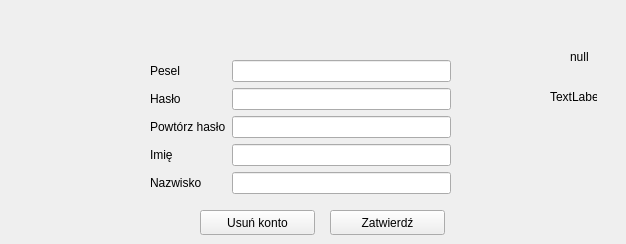
       <widget class="QWidget" name="page_19_edit_client">
        <widget class="QLabel" name="label_index_cl_editet">
         <property name="geometry">
          <rect>
           <x>570</x>
           <y>50</y>
           <width>47</width>
           <height>13</height>
          </rect>
         </property>
         <property name="text">
          <string>null</string>
         </property>
        </widget>
        <widget class="QLabel" name="label_pesel_cl_editing">
         <property name="geometry">
          <rect>
           <x>550</x>
           <y>90</y>
           <width>47</width>
           <height>13</height>
          </rect>
         </property>
         <property name="text">
          <string>TextLabel</string>
         </property>
        </widget>
        <widget class="QPushButton" name="pushButton_edit_cl_submit">
         <property name="geometry">
          <rect>
           <x>330</x>
           <y>210</y>
           <width>115</width>
           <height>25</height>
          </rect>
         </property>
         <property name="text">
          <string>Zatwierdź</string>
         </property>
        </widget>
        <widget class="QPushButton" name="pushButton_delete_cl">
         <property name="geometry">
          <rect>
           <x>200</x>
           <y>210</y>
           <width>115</width>
           <height>25</height>
          </rect>
         </property>
         <property name="text">
          <string>Usuń konto</string>
         </property>
        </widget>
        <widget class="QWidget" name="layoutWidget">
         <property name="geometry">
          <rect>
           <x>150</x>
           <y>60</y>
           <width>301</width>
           <height>136</height>
          </rect>
         </property>
         <layout class="QGridLayout" name="gridLayout_11">
          <item row="0" column="0">
           <widget class="QLabel" name="label_45">
            <property name="text">
             <string>Pesel</string>
            </property>
           </widget>
          </item>
          <item row="0" column="1">
           <widget class="QLineEdit" name="lineEdit_pes_edit_cl"/>
          </item>
          <item row="1" column="0">
           <widget class="QLabel" name="label_48">
            <property name="text">
             <string>Hasło</string>
            </property>
           </widget>
          </item>
          <item row="1" column="1">
           <widget class="QLineEdit" name="lineEdit_pass_edit_cl"/>
          </item>
          <item row="2" column="0">
           <widget class="QLabel" name="label_49">
            <property name="text">
             <string>Powtórz hasło</string>
            </property>
           </widget>
          </item>
          <item row="2" column="1">
           <widget class="QLineEdit" name="lineEdit_pass2_edit_cl"/>
          </item>
          <item row="3" column="0">
           <widget class="QLabel" name="label_46">
            <property name="text">
             <string>Imię</string>
            </property>
           </widget>
          </item>
          <item row="3" column="1">
           <widget class="QLineEdit" name="lineEdit__name_edit_cl"/>
          </item>
          <item row="4" column="0">
           <widget class="QLabel" name="label_47">
            <property name="text">
             <string>Nazwisko</string>
            </property>
           </widget>
          </item>
          <item row="4" column="1">
           <widget class="QLineEdit" name="lineEdit_name2_edit_cl"/>
          </item>
         </layout>
        </widget>
       </widget>
